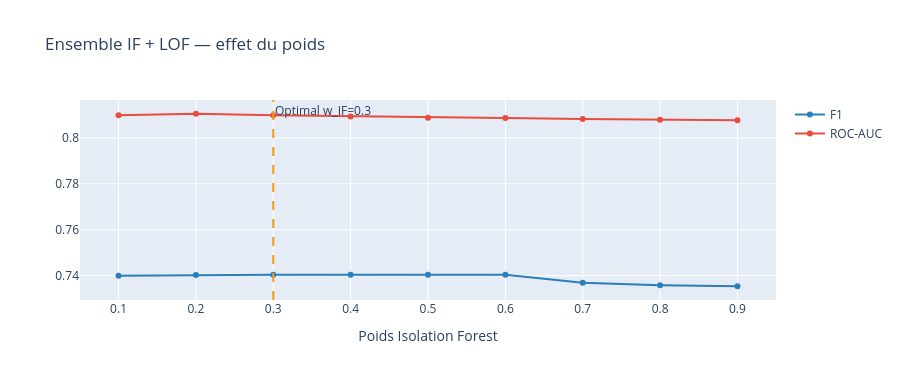

The notebook cell this image was saved under:
### Markdown cell above
---
## Approche 4 — Ensemble IF + LOF

On combine les scores IF et LOF avec une moyenne pondérée.  
IF est fort sur les anomalies globalement isolées, LOF sur les anomalies localement peu denses.  
Ensemble → on couvre les deux types.

### Code cell
print('Recherche du meilleur poids IF vs LOF...')
best_f1, best_w, best_scores_ens = 0, 0.5, None
results_ens = []

for w_if in np.arange(0.1, 1.0, 0.1):
    w_lof  = round(1 - w_if, 1)
    sc_ens = w_if * scores_if + w_lof * scores_lof
    pr_ens = scores_to_preds(sc_ens, CONTAMINATION)
    f      = f1_score(y_test, pr_ens, zero_division=0)
    auc    = roc_auc_score(y_test, sc_ens)
    results_ens.append({'w_IF': round(w_if, 1), 'w_LOF': w_lof, 'f1': round(f, 4), 'roc_auc': round(auc, 4)})
    if f > best_f1:
        best_f1, best_w   = f, round(w_if, 1)
        best_scores_ens   = sc_ens.copy()

best_preds_ens = scores_to_preds(best_scores_ens, CONTAMINATION)
print(f'Meilleur poids : w_IF={best_w} | w_LOF={round(1-best_w, 1)}')
quick_eval(f'Ensemble IF({best_w})+LOF({round(1-best_w,1)})', y_test, best_preds_ens, best_scores_ens)

# Visualisation
df_ens = pd.DataFrame(results_ens)
fig = go.Figure()
fig.add_trace(go.Scatter(x=df_ens['w_IF'], y=df_ens['f1'], mode='lines+markers',
                          name='F1', line=dict(color='#2980b9', width=2)))
fig.add_trace(go.Scatter(x=df_ens['w_IF'], y=df_ens['roc_auc'], mode='lines+markers',
                          name='ROC-AUC', line=dict(color='#e74c3c', width=2)))
fig.add_vline(x=best_w, line_dash='dash', line_color='#f39c12',
              annotation_text=f'Optimal w_IF={best_w}')
fig.update_layout(title='Ensemble IF + LOF — effet du poids',
                   xaxis_title='Poids Isolation Forest', height=380)
fig.show()

# Sauvegarde de la config
ens_config = {'w_if': best_w, 'w_lof': round(1-best_w, 1), 'contamination': CONTAMINATION}
joblib.dump(ens_config, MODELS_DIR / 'ensemble_if_lof.pkl')
print('Sauvegardé → ensemble_if_lof.pkl')

### Figure 1 — Plotly figure (JSON) as saved in the notebook; plotly's stock layout.template omitted (floating-point values rounded to 4 significant figures)
{"data": [{"line": {"color": "#2980b9", "width": 2}, "mode": "lines+markers", "name": "F1", "type": "scatter", "x": [0.1, 0.2, 0.3, 0.4, 0.5, 0.6, 0.7, 0.8, 0.9], "y": [0.74, 0.7403, 0.7404, 0.7404, 0.7404, 0.7404, 0.7369, 0.7358, 0.7354]}, {"line": {"color": "#e74c3c", "width": 2}, "mode": "lines+markers", "name": "ROC-AUC", "type": "scatter", "x": [0.1, 0.2, 0.3, 0.4, 0.5, 0.6, 0.7, 0.8, 0.9], "y": [0.8098, 0.8105, 0.8098, 0.8093, 0.8088, 0.8086, 0.8082, 0.8079, 0.8077]}], "layout": {"annotations": [{"showarrow": false, "text": "Optimal w_IF=0.3", "x": 0.3, "xanchor": "left", "xref": "x", "y": 1, "yanchor": "top", "yref": "y domain"}], "height": 380, "shapes": [{"line": {"color": "#f39c12", "dash": "dash"}, "type": "line", "x0": 0.3, "x1": 0.3, "xref": "x", "y0": 0, "y1": 1, "yref": "y domain"}], "title": {"text": "Ensemble IF + LOF — effet du poids"}, "xaxis": {"title": {"text": "Poids Isolation Forest"}}}}
